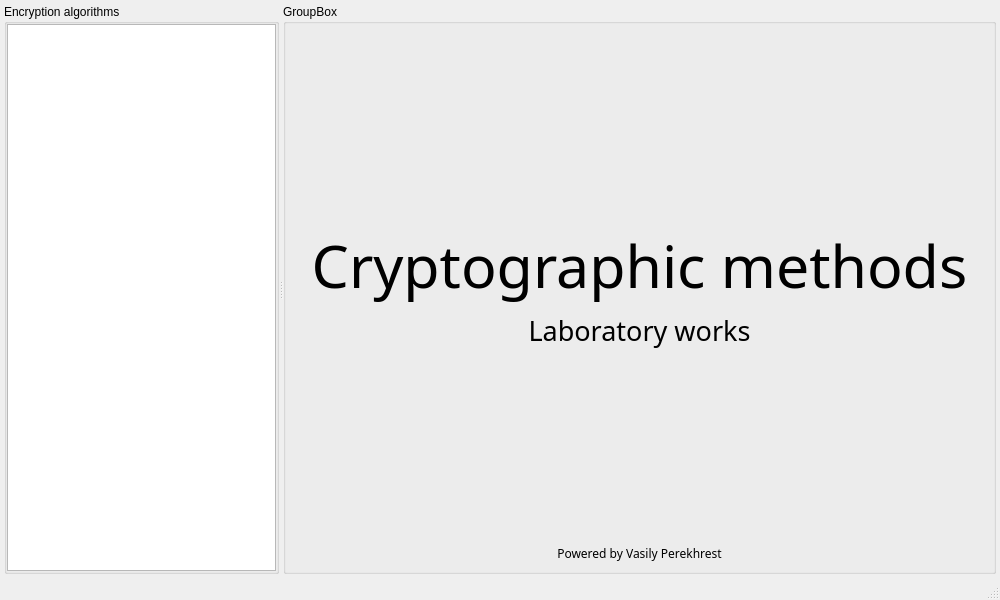
<?xml version="1.0" encoding="UTF-8"?>
<ui version="4.0">
 <class>MainWindow</class>
 <widget class="QMainWindow" name="MainWindow">
  <property name="geometry">
   <rect>
    <x>0</x>
    <y>0</y>
    <width>1000</width>
    <height>600</height>
   </rect>
  </property>
  <property name="sizePolicy">
   <sizepolicy hsizetype="Expanding" vsizetype="Expanding">
    <horstretch>0</horstretch>
    <verstretch>0</verstretch>
   </sizepolicy>
  </property>
  <property name="minimumSize">
   <size>
    <width>0</width>
    <height>0</height>
   </size>
  </property>
  <property name="contextMenuPolicy">
   <enum>Qt::NoContextMenu</enum>
  </property>
  <property name="windowTitle">
   <string>MainWindow</string>
  </property>
  <widget class="QWidget" name="centralwidget">
   <layout class="QVBoxLayout" name="verticalLayout_3">
    <property name="spacing">
     <number>0</number>
    </property>
    <property name="leftMargin">
     <number>4</number>
    </property>
    <property name="topMargin">
     <number>4</number>
    </property>
    <property name="rightMargin">
     <number>4</number>
    </property>
    <property name="bottomMargin">
     <number>4</number>
    </property>
    <item>
     <widget class="QSplitter" name="splitter">
      <property name="orientation">
       <enum>Qt::Horizontal</enum>
      </property>
      <widget class="QGroupBox" name="group_box_1">
       <property name="title">
        <string>Encryption algorithms</string>
       </property>
       <layout class="QVBoxLayout" name="verticalLayout">
        <property name="spacing">
         <number>0</number>
        </property>
        <property name="leftMargin">
         <number>0</number>
        </property>
        <property name="topMargin">
         <number>0</number>
        </property>
        <property name="rightMargin">
         <number>0</number>
        </property>
        <property name="bottomMargin">
         <number>0</number>
        </property>
        <item>
         <widget class="QTreeWidget" name="treeWidget">
          <property name="animated">
           <bool>true</bool>
          </property>
          <property name="headerHidden">
           <bool>true</bool>
          </property>
          <column>
           <property name="text">
            <string notr="true">1</string>
           </property>
          </column>
         </widget>
        </item>
       </layout>
      </widget>
      <widget class="QGroupBox" name="group_box_2">
       <property name="title">
        <string>GroupBox</string>
       </property>
       <layout class="QVBoxLayout" name="verticalLayout_2">
        <property name="spacing">
         <number>0</number>
        </property>
        <property name="leftMargin">
         <number>0</number>
        </property>
        <property name="topMargin">
         <number>0</number>
        </property>
        <property name="rightMargin">
         <number>0</number>
        </property>
        <property name="bottomMargin">
         <number>0</number>
        </property>
        <item>
         <widget class="QStackedWidget" name="stackedWidget">
          <property name="minimumSize">
           <size>
            <width>200</width>
            <height>200</height>
           </size>
          </property>
          <widget class="QWidget" name="page_0">
           <layout class="QVBoxLayout" name="verticalLayout_4">
            <item>
             <spacer name="verticalSpacer_2">
              <property name="orientation">
               <enum>Qt::Vertical</enum>
              </property>
              <property name="sizeHint" stdset="0">
               <size>
                <width>20</width>
                <height>40</height>
               </size>
              </property>
             </spacer>
            </item>
            <item>
             <widget class="QLabel" name="label_page_0">
              <property name="font">
               <font>
                <family>Source Sans Pro</family>
                <pointsize>44</pointsize>
                <bold>false</bold>
               </font>
              </property>
              <property name="text">
               <string>Cryptographic methods</string>
              </property>
              <property name="alignment">
               <set>Qt::AlignCenter</set>
              </property>
             </widget>
            </item>
            <item>
             <widget class="QLabel" name="label_3">
              <property name="font">
               <font>
                <family>Source Sans Pro</family>
                <pointsize>20</pointsize>
               </font>
              </property>
              <property name="text">
               <string>Laboratory works</string>
              </property>
              <property name="alignment">
               <set>Qt::AlignCenter</set>
              </property>
             </widget>
            </item>
            <item>
             <spacer name="verticalSpacer">
              <property name="orientation">
               <enum>Qt::Vertical</enum>
              </property>
              <property name="sizeHint" stdset="0">
               <size>
                <width>20</width>
                <height>40</height>
               </size>
              </property>
             </spacer>
            </item>
            <item>
             <widget class="QLabel" name="label_4">
              <property name="font">
               <font>
                <family>Source Sans Pro</family>
               </font>
              </property>
              <property name="text">
               <string>Powered by Vasily Perekhrest</string>
              </property>
              <property name="alignment">
               <set>Qt::AlignCenter</set>
              </property>
             </widget>
            </item>
           </layout>
          </widget>
          <widget class="QWidget" name="page_1">
           <widget class="QLabel" name="label">
            <property name="geometry">
             <rect>
              <x>160</x>
              <y>200</y>
              <width>58</width>
              <height>16</height>
             </rect>
            </property>
            <property name="text">
             <string>111111111</string>
            </property>
           </widget>
          </widget>
          <widget class="QWidget" name="page_2">
           <widget class="QLabel" name="label_2">
            <property name="geometry">
             <rect>
              <x>180</x>
              <y>230</y>
              <width>58</width>
              <height>16</height>
             </rect>
            </property>
            <property name="text">
             <string>2222222</string>
            </property>
           </widget>
          </widget>
         </widget>
        </item>
       </layout>
      </widget>
     </widget>
    </item>
   </layout>
  </widget>
  <widget class="QMenuBar" name="menubar">
   <property name="geometry">
    <rect>
     <x>0</x>
     <y>0</y>
     <width>1000</width>
     <height>24</height>
    </rect>
   </property>
   <property name="sizePolicy">
    <sizepolicy hsizetype="Minimum" vsizetype="Minimum">
     <horstretch>0</horstretch>
     <verstretch>0</verstretch>
    </sizepolicy>
   </property>
  </widget>
  <widget class="QStatusBar" name="statusbar"/>
 </widget>
 <resources/>
 <connections/>
</ui>
